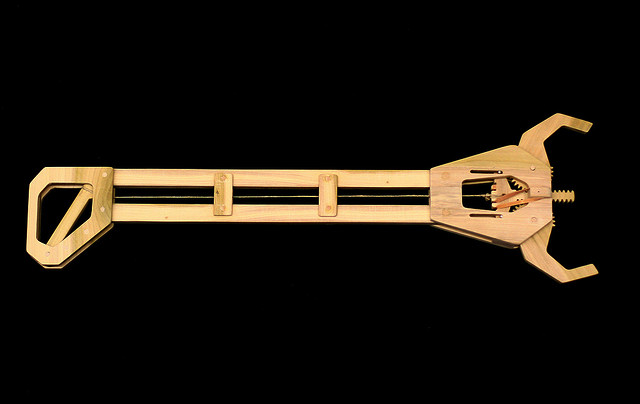
#> input picture python3_libraries/opencv/opencv3by_example/Chapter05/images/tool.png, 640 x 404 px
$ python fast_detector.py   (older library calls are emulated)
#> lines starting #> are read from the running program, lines starting #| are printed output that depends on the picture; after the words box and inside, x2 and y2 are one past the last pixel; in counts of white or black regions, pixels touching at a corner belong together
import cv2
import numpy as np

input_image = cv2.imread('images/tool.png')
#> input_image is the input picture: shape (404, 640, 3); mean B, G, R 13.9, 21.2, 26.6
gray_image = cv2.cvtColor(input_image, cv2.COLOR_BGR2GRAY)
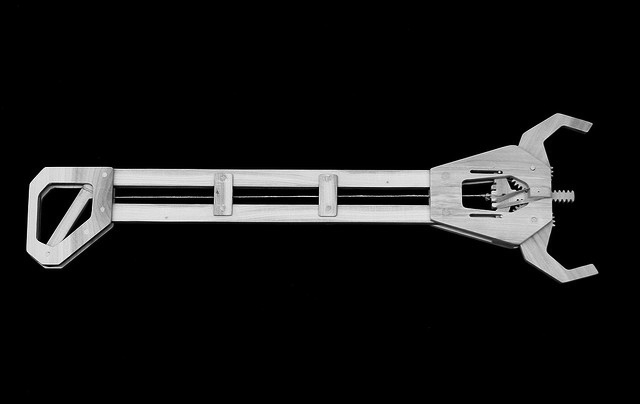
#> gray_image: shape (404, 640); min 0, max 253, mean 22

# Version under opencv 3.0.0 cv2.FastFeatureDetector()
fast = cv2.FastFeatureDetector_create()

# Detect keypoints
keypoints = fast.detect(gray_image, None)
#> keypoints = 847 keypoints; strongest (x, y, size): (515, 184, 7), (554, 225, 7), (45, 167, 7), (592, 264, 7)
print("Number of keypoints with non max suppression:", len(keypoints))
#| Number of keypoints with non max suppression: 847


# Draw keypoints on top of the input image
img_keypoints_with_nonmax=input_image.copy()
cv2.drawKeypoints(input_image, keypoints, img_keypoints_with_nonmax, color=(0,255,0), flags=cv2.DRAW_MATCHES_FLAGS_DRAW_RICH_KEYPOINTS)
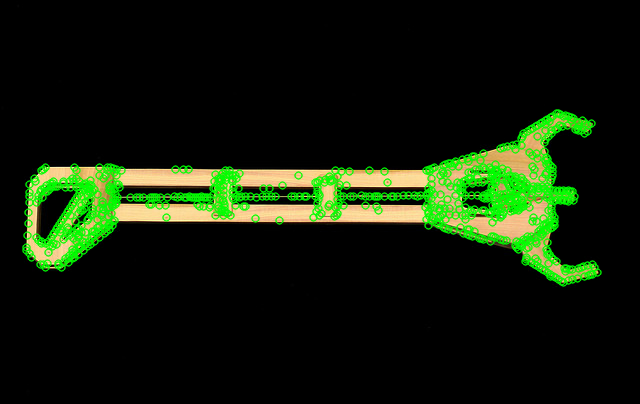
#> img_keypoints_with_nonmax: shape (404, 640, 3); 9.92% of pixels changed, all inside (x1, y1, x2, y2) = (21, 109, 603, 288)
cv2.imshow('FAST keypoints - with non max suppression', img_keypoints_with_nonmax)

# Disable nonmaxSuppression
fast.setNonmaxSuppression(False)
# Detect keypoints again
keypoints = fast.detect(gray_image, None)
#> keypoints = 3132 keypoints; strongest (x, y, size): (555, 113, 7), (556, 113, 7), (557, 113, 7), (558, 113, 7)
print("Total Keypoints without nonmaxSuppression:", len(keypoints))
#| Total Keypoints without nonmaxSuppression: 3132

# Draw keypoints on top of the input image
img_keypoints_without_nonmax=input_image.copy()
cv2.drawKeypoints(input_image, keypoints, img_keypoints_without_nonmax, color=(0,255,0), flags=cv2.DRAW_MATCHES_FLAGS_DRAW_RICH_KEYPOINTS)
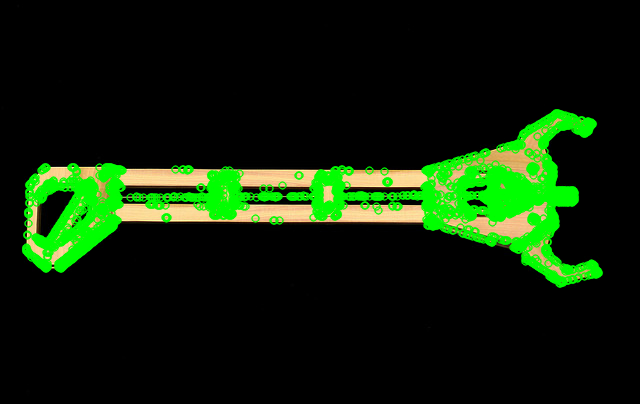
#> img_keypoints_without_nonmax: shape (404, 640, 3); 11.1% of pixels changed, all inside (x1, y1, x2, y2) = (21, 109, 604, 289)
cv2.imshow('FAST keypoints - without non max suppression', img_keypoints_without_nonmax)
cv2.waitKey()
